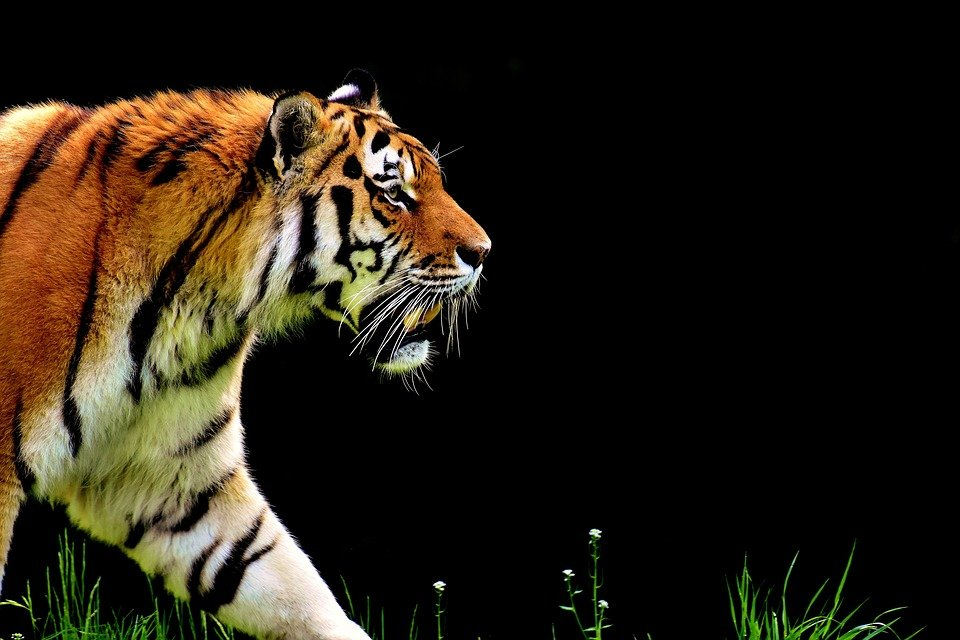
#> input picture 4to/procesamiento_de_imagenes/1ra.parcial/1er.tema/tigre/Tigre.jpg, 960 x 640 px
$ python blureffect.py
#> lines starting #> are read from the running program, lines starting #| are printed output that depends on the picture
import cv2
import numpy as np
import matplotlib.pyplot as plt

#python3-tk

img = cv2.imread('Tigre.jpg', cv2.IMREAD_UNCHANGED)
#> img is the input picture: shape (640, 960, 3); mean B, G, R 20.2, 32.2, 39.5
img_color = img[:,:,::-1]
img_YCrCB = cv2.cvtColor(img_color, cv2.COLOR_RGB2YCrCb)
#> img_YCrCB: shape (640, 960, 3); mean of channels 0, 1, 2 33, 132.6, 120.8
img_yuv =cv2.cvtColor(img_color, cv2.COLOR_RGB2YUV)
#> img_yuv: shape (640, 960, 3); mean of channels 0, 1, 2 33, 121.7, 133.7

ksize= (100,100)
img_borrosa = cv2.blur(img_color, ksize)
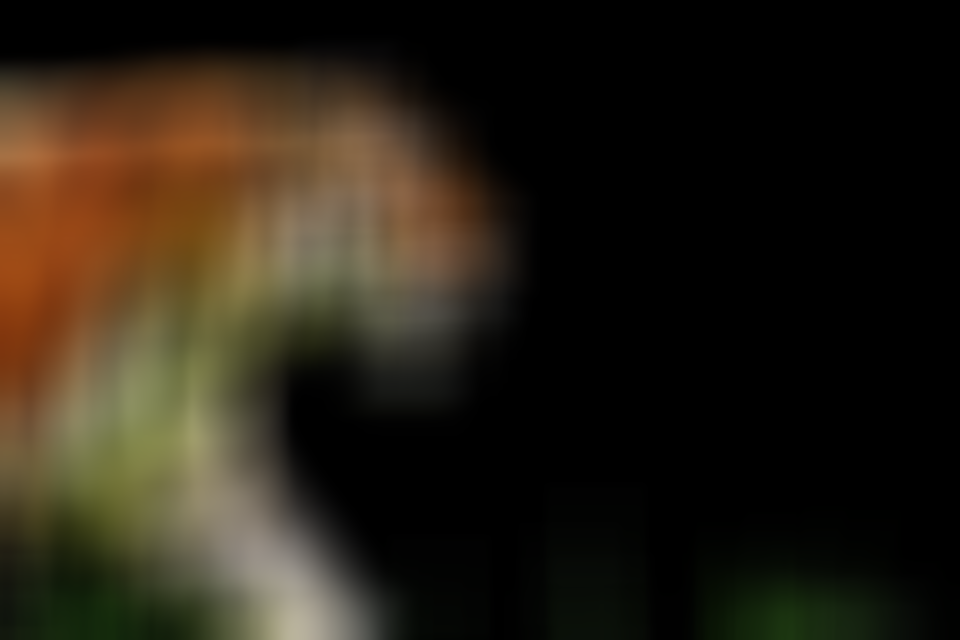
#> img_borrosa: shape (640, 960, 3); mean R, G, B 39.5, 32.1, 20.2

plt.figure(figsize=[10,5])

plt.subplot(2, 3, 1);plt.imshow(img_color);plt.title("Tigre normal")
plt.subplot(2, 3, 2);plt.imshow(img_borrosa);plt.title("Tigre borroso")
plt.subplot(2, 3, 3);plt.imshow(img);plt.title("Tigre en RGB")
plt.subplot(2, 3, 4);plt.imshow(img_YCrCB);plt.title("Tigre en YCRCB")
plt.subplot(2, 3, 5);plt.imshow(img_yuv);plt.title("Tigre en yuv")


plt.show()
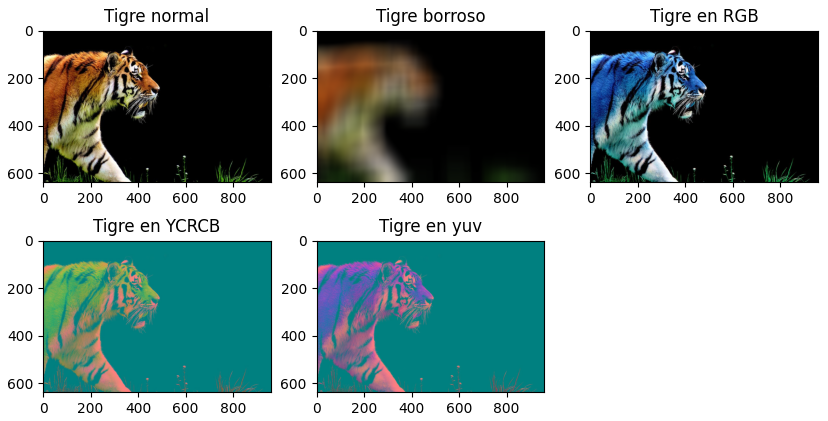
#> figure drawn by matplotlib, 5 panels; B, G, R data is drawn as R, G, B
